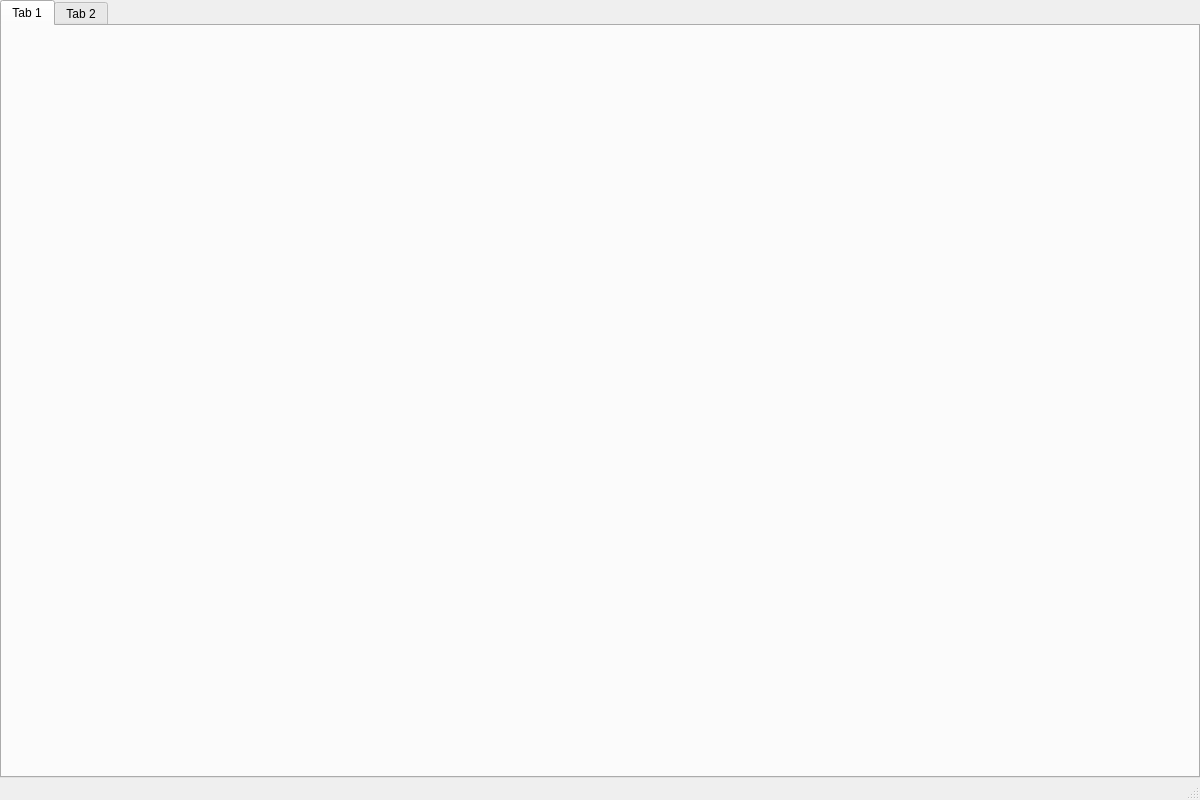
<?xml version="1.0" encoding="UTF-8"?>
<ui version="4.0">
 <class>InfoMonitor</class>
 <widget class="QMainWindow" name="InfoMonitor">
  <property name="geometry">
   <rect>
    <x>0</x>
    <y>0</y>
    <width>1200</width>
    <height>800</height>
   </rect>
  </property>
  <property name="windowTitle">
   <string>InfoMonitor</string>
  </property>
  <widget class="QWidget" name="centralwidget">
   <layout class="QVBoxLayout" name="verticalLayout">
    <property name="spacing">
     <number>0</number>
    </property>
    <property name="leftMargin">
     <number>0</number>
    </property>
    <property name="topMargin">
     <number>0</number>
    </property>
    <property name="rightMargin">
     <number>0</number>
    </property>
    <property name="bottomMargin">
     <number>0</number>
    </property>
    <item>
     <widget class="QTabWidget" name="tabWidget">
      <widget class="QWidget" name="tab">
       <attribute name="title">
        <string>Tab 1</string>
       </attribute>
      </widget>
      <widget class="QWidget" name="tab_2">
       <attribute name="title">
        <string>Tab 2</string>
       </attribute>
      </widget>
     </widget>
    </item>
   </layout>
  </widget>
  <widget class="QMenuBar" name="menubar">
   <property name="geometry">
    <rect>
     <x>0</x>
     <y>0</y>
     <width>1200</width>
     <height>23</height>
    </rect>
   </property>
  </widget>
  <widget class="QStatusBar" name="statusbar"/>
 </widget>
 <layoutdefault spacing="6" margin="11"/>
 <resources>
  <include location="../../InfoMonitorUI.qrc"/>
 </resources>
 <connections/>
</ui>
